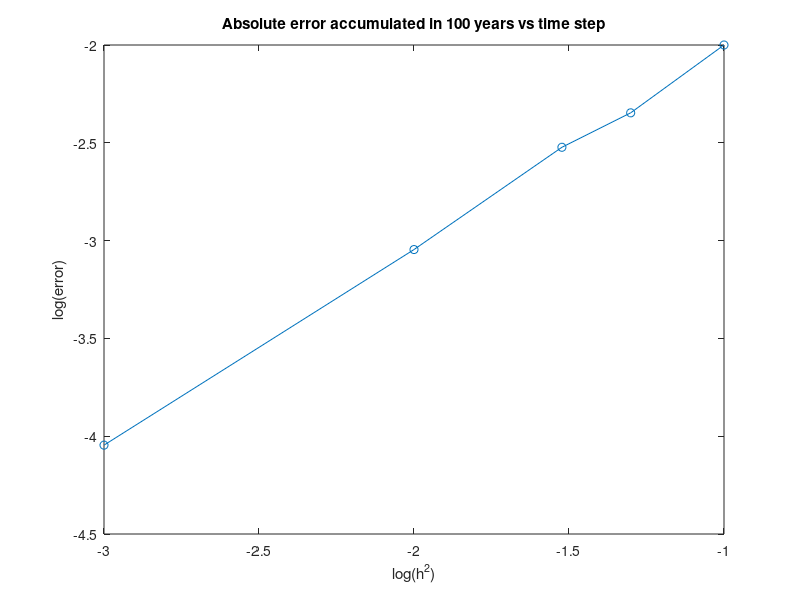

MATLAB code to generate this figure:
h = [0.001, 0.01 0.03 0.05 0.1];
error = [2.85227-2.85218 2.8523-2.8514 2.8525-2.8495 2.8525-2.848 2.852-2.842];
figure
plot(log10(h),log10(error),'o-');
title('Absolute error accumulated in 100 years vs time step')
xlabel('log(h^2)');
ylabel('log(error)');